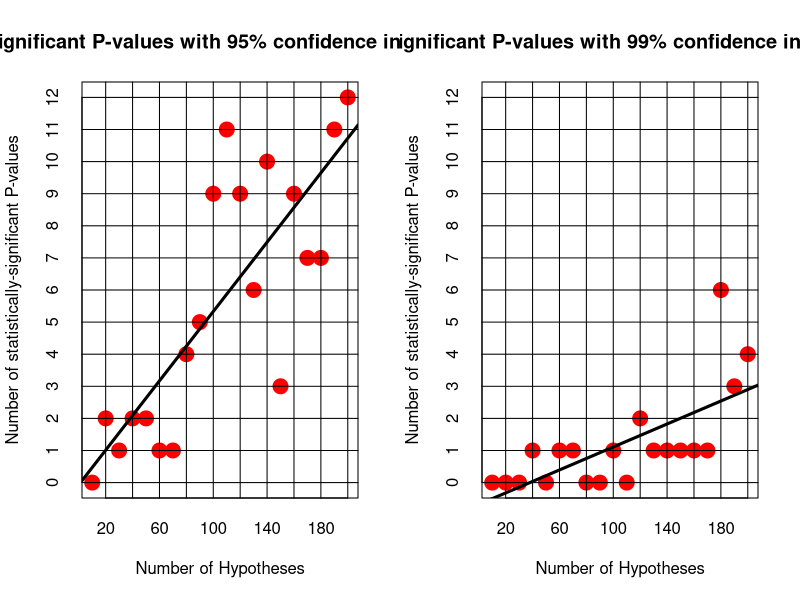

Recreate this plot in R.
#set.seed(1234)

#Ntimes<- 1000

sumP<- function (Ntimes, alpha=0.05){
    pValues <- rep(NA, Ntimes)
    for (i in 1:Ntimes){
        x<- runif(20)
        y<- runif(20)
        pValues[i]<- summary(lm(y~x))$coeff[2,4]
    }
    return (sum(pValues< alpha))
}

par(mfrow=c(1,2))

v<- seq(10,200,10)
s<- sapply(v,sumP,0.05)

plot(v,s,pch=19, xlab = "Number of Hypotheses", ylab = "Number of statistically-significant P-values",
     main = "Significant P-values with 95% confidence interval",
     col='red', cex=2, tck=1, lab=c(10,10,7))
abline(reg = lm(s~v), lwd=3)

smax <- max(s)

v<- seq(10,200,10)
s<- sapply(v,sumP,0.01)

plot(v,s,pch=19, xlab = "Number of Hypotheses", ylab = "Number of statistically-significant P-values",
     main = "Significant P-values with 99% confidence interval",
     col='red', cex=2, tck=1, lab=c(10,10,7), ylim = c(0,smax))
abline(reg = lm(s~v), lwd=3)